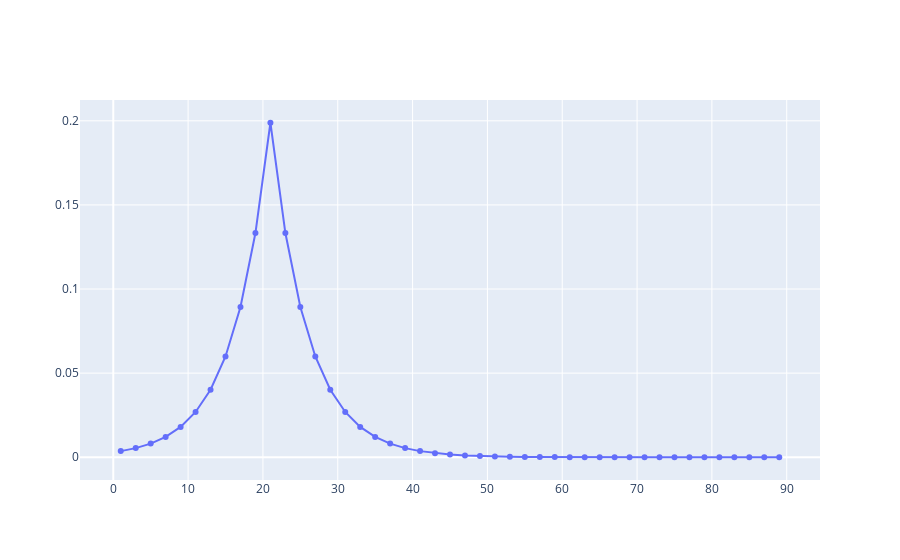

Notebook code cell kept with this figure:
### Code cell
# Each bin of AR is uniformly distributed
# P(AR2 | AR1 = [0, 2]) is the convolution of a laplace distribution with a uniform distribution

# Let's just take the midbin for now
def laplace_pdf(x, mu, b):
    return 1/(2*b) * np.exp(-np.abs(x - mu)/b)

def gaussian_pdf(x, mu, sigma):
    return 1/(sigma * np.sqrt(2 * np.pi)) * np.exp(-0.5 * ((x - mu) / sigma)**2)

y_laplace = laplace_pdf(AR2.midbins, AR1.midbins[10], 5)
y_laplace = y_laplace / np.sum(y_laplace)

y_gaussian = gaussian_pdf(AR2.midbins, AR1.midbins[10], 5)
y_gaussian = y_gaussian / np.sum(y_gaussian)

fig = go.Figure()
fig.add_trace(go.Scatter(x=AR2.midbins, y=y_laplace, mode='markers+lines'))
# fig.add_trace(go.Scatter(x=AR2.midbins, y=y_gaussian, mode='markers+lines'))
fig.show()

### Figure 1 — Plotly figure (JSON) as saved in the notebook; plotly's stock layout.template omitted (floating-point values rounded to 4 significant figures)
{"data": [{"mode": "markers+lines", "type": "scatter", "x": [1, 3, 5, 7, 9, 11, 13, 15, 17, 19, 21, 23, 25, 27, 29, 31, 33, 35, 37, 39, 41, 43, 45, 47, 49, 51, 53, 55, 57, 59, 61, 63, 65, 67, 69, 71, 73, 75, 77, 79, 81, 83, 85, 87, 89], "y": [0.003642, 0.005433, 0.008105, 0.01209, 0.01804, 0.02691, 0.04014, 0.05989, 0.08934, 0.1333, 0.1988, 0.1333, 0.08934, 0.05989, 0.04014, 0.02691, 0.01804, 0.01209, 0.008105, 0.005433, 0.003642, 0.002441, 0.001636, 0.001097, 0.0007353, 0.0004929, 0.0003304, 0.0002215, 0.0001484, 9.951e-05, 6.67e-05, 4.471e-05, 2.997e-05, 2.009e-05, 1.347e-05, 9.027e-06, 6.051e-06, 4.056e-06, 2.719e-06, 1.823e-06, 1.222e-06, 8.189e-07, 5.489e-07, 3.68e-07, 2.467e-07]}], "layout": {}}
